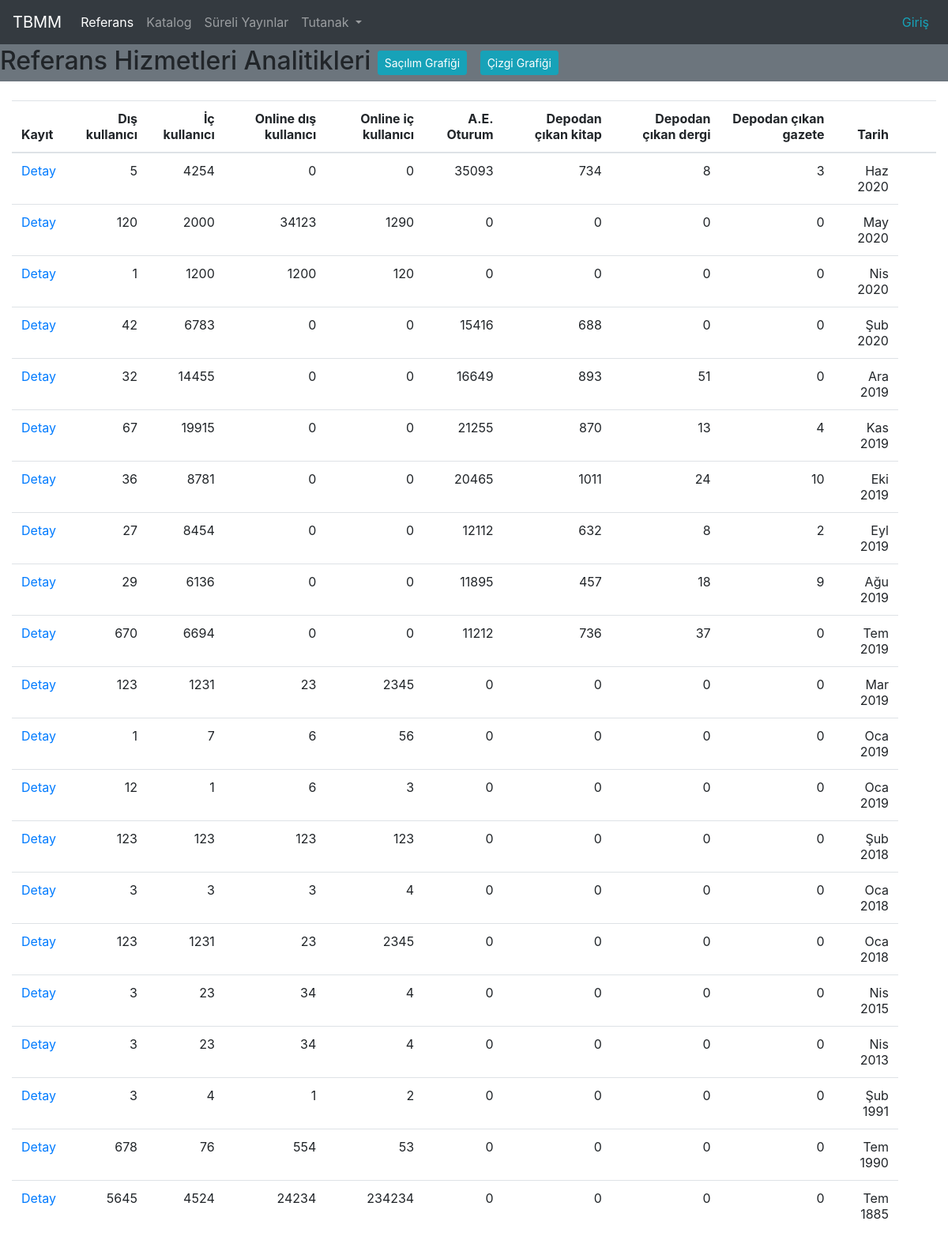
The page /referans/ on the database as committed earlier.
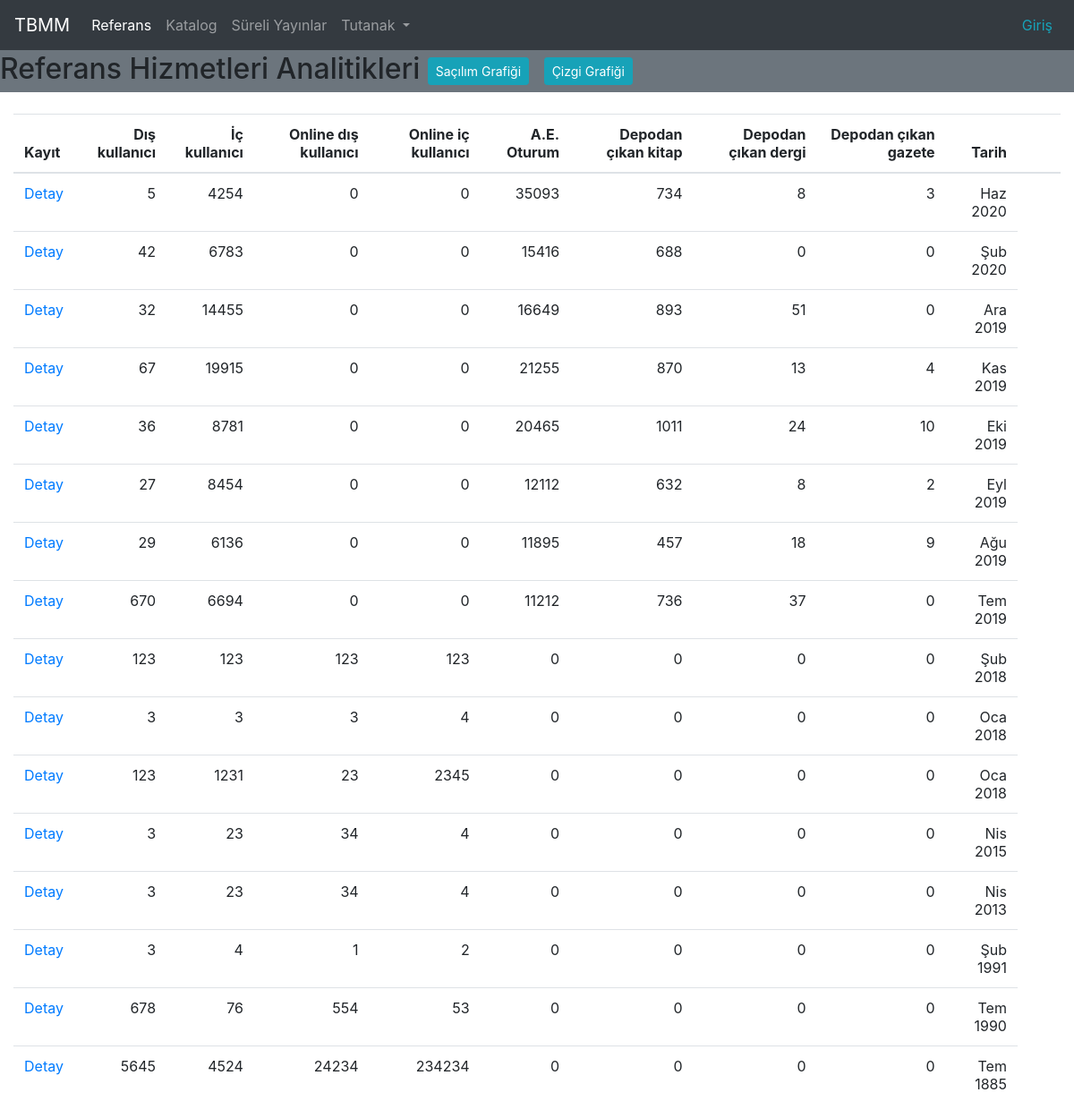
The same page on the database as committed later.
### cockpit/models.py (models this page shows, shortened)
class ReferenceServiceAnalytic(models.Model):
    user_from_out = models.IntegerField(default=0, verbose_name="Dışarıdan gelen kullanıcı sayısı.")
    user_from_inside = models.IntegerField(default=0, verbose_name="İçeriden gelen kullanıcı sayısı.")
    online_user_outside = models.IntegerField(default=0, verbose_name="Dışarıdan gelen online kullanıcı sayısı.")
    online_user_inside = models.IntegerField(default=0, verbose_name="İçeriden gelen online kullanıcı sayısı.")
    open_access_session_count = models.IntegerField(default=0, verbose_name="Açık erişim sistemi oturum açmış kullanıcı sayısı.")
    depo_used_book             = models.IntegerField(default=0, verbose_name="Depodan çıkartılan kitap sayısı.")
    depo_used_journal          = models.IntegerField(default=0, verbose_name="Depodan çıkartılan dergi sayısı.")
    depo_used_newspaper        = models.IntegerField(default=0, verbose_name="Depodan çıkartılan gazete sayısı.")
    book_on_loan               = models.IntegerField(default=0, verbose_name="Ödünç verilen kitap sayısı.")
    book_renew                 = models.IntegerField(default=0, verbose_name="Süresi uzatılan kitap sayısı.")
    book_withdraw              = models.IntegerField(default=0, verbose_name="İade edilen kitap sayısı.")
    book_on_loan_mp            = models.IntegerField(default=0, verbose_name="Vekillere ödünç verilen kitap sayısı.")
    book_on_loan_retired_mp    = models.IntegerField(default=0, verbose_name="Emekli vekillere ödünç verilen kitap sayısı.")
    book_on_loan_patron_inside = models.IntegerField(default=0, verbose_name="Personele ödünç verilen kitap sayısı.")
    mp_count_for_book_use        = models.IntegerField(default=0, verbose_name="Kitap ödünç verilen vekil sayısı.")
    retired_mp_count_book_use    = models.IntegerField(default=0, verbose_name="Kitap ödünç verilen emekli vekil sayısı.")
    inside_patron_count_book_use = models.IntegerField(default=0, verbose_name="Kitap ödünç verilen kurum içi kullanıcı  sayısı.")
    microfilm_use_mp               = models.IntegerField(default=0, verbose_name="Mikrofilm kullanmış vekil sayısı.")
    microfilm_use_retired_mp       = models.IntegerField(default=0, verbose_name="Mikrofilm kullanmış emekli vekil sayısı.")
    microfilm_use_patron_inside    = models.IntegerField(default=0, verbose_name="Mikrofilm kullanmış kurum içi personel sayısı.")
    microfilm_use_patron_outside   = models.IntegerField(default=0, verbose_name="Mikrofim kullanmış kurum dışı personel sayısı.")
    microfilm_income           = models.FloatField(default = 0, verbose_name="Mikrofilmden tahsil edilen TL.")
    photocopy_a4_formal = models.IntegerField(default=0, verbose_name="A4 boyutunda resmi fotokopi sayısı.")
    photocopy_a3_formal = models.IntegerField(default=0, verbose_name="A3 boyutunda resmi fotokopi sayısı.")
    photocopy_a4_paid = models.IntegerField(default=0, verbose_name="A4 boyutunda ücreti ödenmiş fotokopi sayısı.")
    photocopy_a3_paid = models.IntegerField(default=0, verbose_name="A3 boyutunda ücreti ödenmiş fotokopi sayısı.")
    photocopy_income = models.FloatField(default = 0, verbose_name="Fotokopiden tahsil edilen TL.")
    dijitalized_papers = models.IntegerField(default = 0, verbose_name="Dijital kopya sayısı.")
    notes = models.TextField(max_length=1500, blank=True, verbose_name="Ekstra not alanı.")
    date = models.DateField( verbose_name="Kaydın girildiği tarih")

### cockpit/views.py (the view)
# urls.py: path('referans/', views.index, name='reference_index'),
def index(request):
    latest_data_list = ReferenceServiceAnalytic.objects.order_by('-date')
    data = serialize('json', ReferenceServiceAnalytic.objects.all())
    context = { 'latest_data_list'  : latest_data_list,
                'modul_baslik'      :"Referans Hizmetleri Analitikleri",
                'data'              : data}
    return render(request, 'cockpit/index.html', context)

### cockpit/templates/cockpit/index.html (shortened to what this page needs)
{% extends 'cockpit/base.html' %}
{% load static %}
{% block content  %}
{% if latest_data_list %}
<div class="table-responsive" >
<table class="table" >
  <thead class="">
    <div class="ml-2">
    <th scope="col">Kayıt</th>
    <th class="text-right" scope="col">Dış kullanıcı</th>
    <th class="text-right" scope="col">İç kullanıcı</th>
    <th class="text-right">Online dış kullanıcı</th>
    <th class="text-right">Online iç kullanıcı</th>
    <th class="text-right">A.E. Oturum</th>
    <th class="text-right">Depodan çıkan kitap</th>
    <th class="text-right">Depodan çıkan dergi</th>
    <th class="text-right">Depodan çıkan gazete</th>
    <th class="text-right">Tarih</th>
    <th></th>
    <th></th>
  </div>
  </thead>
  <tbody>
    <ul>
      {% for data in latest_data_list %}
      <tr>
        <td><a href="/referans/{{ data.id }}">Detay</a></td>
        <td class="text-right">{{data.user_from_out}}</td>
        <td class="text-right">{{data.user_from_inside}}</td>
        <td class="text-right">{{data.online_user_outside}}</td>
        <td class="text-right">{{data.online_user_inside}}</td>
        <td class="text-right">{{data.open_access_session_count}}</td>
        <td class="text-right">{{data.depo_used_book}}</td>
        <td class="text-right">{{data.depo_used_journal}}</td>
        <td class="text-right">{{data.depo_used_newspaper}}</td>
        <td class="text-right">{{data.date|date:"M Y"}}</td>
      </tr>
      {% endfor %}
    </ul>
  </tbody>
</table>
</div>
{% else %}
<p>No data is available.</p>
{% endif %}
{% endblock %}

### cockpit/templates/cockpit/base.html (shortened to what this page needs)
{% load static %}
<html>
<head>
  {% include 'cockpit/base_header.html' %}
</head>
<body>
  <nav class="navbar navbar-expand-lg navbar-dark bg-dark">
    <a class="navbar-brand" href="{% url 'marketing_page' %}">TBMM</a>
    <div class="collapse navbar-collapse" id="navbarNavDropdown">
      <ul class="navbar-nav">
        <li class="nav-item active">
          <a class="nav-link" href="{% url 'reference_index' %}">Referans <span class="sr-only">(current)</span></a>
        </li>
        <li class="nav-item">
          <a class="nav-link" href="#">Katalog</a>
        </li>
        <li class="nav-item">
          <a class="nav-link" href="#">Süreli Yayınlar</a>
        </li>
        <li class="nav-item dropdown">
          <a class="nav-link dropdown-toggle" href="#" id="navbarDropdownMenuLink" data-toggle="dropdown"
            aria-haspopup="true" aria-expanded="false">
            Tutanak
          </a>
        </li>
      </ul>
    </div>
    <div>
      {% if user.is_authenticated %}
      <ul class="navbar-nav">
        <li class="nav-item text-white mr-2">Hoşgeldin {{ user.username}}</li>
        <li class="nav-item text-white "><a class="text-danger" href="{% url 'logout' %}">Çıkış</a></li>
        {% else %}
        <ul class="navbar-nav">
          <li class="nav-item text-white mr-2"><a class="text-info" href="{% url 'login' %}">Giriş</a></li>
          {% endif %}
        </ul>
    </div>
  </nav>
  <h2 class="bg-secondary">{{modul_baslik}}
    <a class="btn btn-sm btn-info mr-2 mb-2 mt-2" href="{% url 'reference_chart' %}">Saçılım Grafiği</a>
    <a class="btn btn-sm btn-info mr-2 mb-2 mt-2" href="{%  url 'reference_line_chart' %}">Çizgi Grafiği</a>
  </h2>
  <div class="container-fluid ">
  {% block content %}
  {% endblock %}
  </div>
</body>
</html>

### cockpit/templates/cockpit/base_header.html (shortened to what this page needs)
    {% load static %}
    <link
      rel="stylesheet"
      href="{% static 'cockpit/css/bootstrap.min.css' %}"
    />

### cockpit/templates/cockpit/base_footer.html (shortened to what this page needs)
{% load static %}

Rows that differ between the two databases and show on the page:
removed ReferenceServiceAnalytic: user_from_out "120", user_from_inside "2000", online_user_outside "34123", online_user_inside "1290", open_access_session_count "0", depo_used_book "0", depo_used_journal "0", depo_used_newspaper "0", date "May 2020"
removed ReferenceServiceAnalytic: user_from_out "1", user_from_inside "1200", online_user_outside "1200", online_user_inside "120", open_access_session_count "0", depo_used_book "0", depo_used_journal "0", depo_used_newspaper "0", date "Nis 2020"
removed ReferenceServiceAnalytic: user_from_out "123", user_from_inside "1231", online_user_outside "23", online_user_inside "2345", open_access_session_count "0", depo_used_book "0", depo_used_journal "0", depo_used_newspaper "0", date "Mar 2019"
removed ReferenceServiceAnalytic: user_from_out "1", user_from_inside "7", online_user_outside "6", online_user_inside "56", open_access_session_count "0", depo_used_book "0", depo_used_journal "0", depo_used_newspaper "0", date "Oca 2019"
removed ReferenceServiceAnalytic: user_from_out "12", user_from_inside "1", online_user_outside "6", online_user_inside "3", open_access_session_count "0", depo_used_book "0", depo_used_journal "0", depo_used_newspaper "0", date "Oca 2019"
